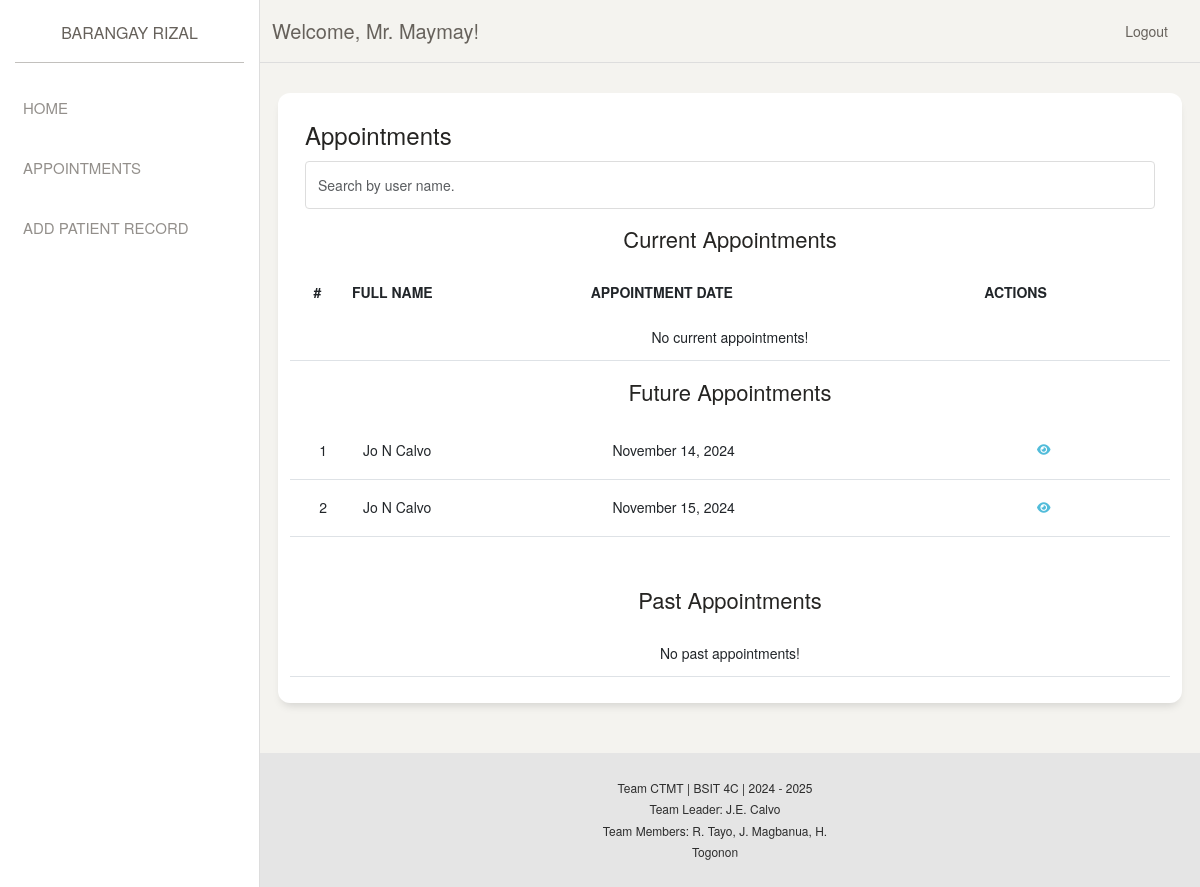
Screenshot of /staff/appointments/index.php (signed in) with the database file from the repository.
### tables this page shows
CREATE TABLE `tbl_appointment` (
  `appointment_id` int(11) NOT NULL,
  `user_id` int(11) NOT NULL,
  `appointment_reason` text NOT NULL,
  `appointment_date` date NOT NULL,
  `created_at` timestamp NOT NULL DEFAULT CURRENT_TIMESTAMP,
  `appointment_status` varchar(20) DEFAULT 'Pending'
);

CREATE TABLE `tbl_user` (
  `user_id` int(11) NOT NULL,
  `user_username` varchar(50) NOT NULL,
  `user_password` varchar(255) NOT NULL,
  `user_firstName` varchar(100) NOT NULL,
  `user_midInitial` char(1) DEFAULT NULL,
  `user_lastName` varchar(100) NOT NULL,
  `user_suffix` varchar(10) DEFAULT NULL,
  `user_birthDate` date NOT NULL,
  `user_contactNumber` varchar(15) NOT NULL,
  `user_sex` enum('Male','Female') NOT NULL,
  `user_address` text NOT NULL,
  `user_photo` varchar(255) DEFAULT NULL,
  `user_status` enum('pending','approved','rejected') DEFAULT 'pending',
  `created_at` timestamp NOT NULL DEFAULT CURRENT_TIMESTAMP
);

### staff/appointments/index.php (the view, shortened to what this page needs)
<?php
require ('../../includes/conn.php');
$queryApprovedAppointments = "SELECT a.*,
                            u.user_firstName,
                            u.user_lastName,
                            u.user_midInitial,
                            u.user_username,
                            u.user_sex,
                            u.user_birthDate,
                            u.user_contactNumber,
                            u.user_address
                        FROM tbl_appointment a
                        JOIN tbl_user u ON a.user_id = u.user_id
                        WHERE a.appointment_status = 'Approved'
                        ORDER BY a.appointment_date ASC";
$resultApprovedAppointments = $mysqli->query($queryApprovedAppointments);
$currentDate = new DateTime();
?>
<!DOCTYPE html>
<html lang="en">
<head>
    <?php include '../../templates/links.php'; ?>
</head>
<body>
    <div class="wrapper">
        <?php include '../templates/sidebar.php'; ?>
        <div class="main-panel">
            <?php include '../templates/topnav.php'; ?>
            <div class="content">
                <div class="row">
                    <div class="card table-with-links">
                        <div class="card-header">
                            <h4 class="card-title">Appointments</h4>
                            <input type="text" id="appointmentSearch" class="form-control" placeholder="Search by user name.">
                        </div>
                        <div class="card-body table-full-width">
                            <h5 class="text-center">Current Appointments</h5>
                            <table class="table" id="appointmentTable">
                                <thead>
                                    <tr>
                                        <th class="text-center">#</th>
                                        <th>Full Name</th>
                                        <th>Appointment Date</th>
                                        <th>Actions</th>
                                    </tr>
                                </thead>
                                <tbody>
                                    <?php
                                    if ($resultApprovedAppointments->num_rows > 0) {
                                        $hasCurrent = false;
                                    ?>
                                    <?php
                                        if (!$hasCurrent) {
                                            echo '<tr><td colspan="4" class="text-center">No current appointments!</td></tr>';
                                        }
                                    } else {
                                        echo '<tr><td colspan="4" class="text-center">No approved appointments found!</td></tr>';
                                    }
                                    ?>
                                </tbody>
                            </table>
                            <h5 class="text-center">Future Appointments</h5>
                            <table class="table" id="appointmentTable">
                                <tbody>
                                    <?php
                                    $counter = 1;
                                    $resultApprovedAppointments->data_seek(0);
                                    while ($row = $resultApprovedAppointments->fetch_assoc()) {
                                        $appointmentDate = new DateTime($row['appointment_date']);
                                        if ($appointmentDate > $currentDate) {
                                            $formattedDate = $appointmentDate->format('F j, Y');
                                    ?>
                                            <tr>
                                                <td class="text-center"><?php echo $counter++; ?></td>
                                                <td><?php echo $row['user_firstName'] . ' ' . $row['user_midInitial'] . ' ' . $row['user_lastName']; ?></td>
                                                <td><?php echo $formattedDate; ?></td>
                                                <td class="td-actions">
                                                    <a href="#" data-toggle="modal" data-target="#viewModal<?php echo $row['appointment_id']; ?>" class="btn btn-info btn-link btn-xs" title="View"><i class="fa fa-eye"></i></a>
                                                </td>
                                            </tr>
                                    <?php
                                        }
                                    }
                                    ?>
                                </tbody>
                            </table>
                            <h5 class="text-center mt-5 ">Past Appointments</h5>
                            <table class="table" id="appointmentTable">
                                <tbody>
                                    <?php
                                    $hasPast = false;
                                    ?>
                                    <?php
                                    if (!$hasPast) {
                                        echo '<tr><td colspan="4" class="text-center">No past appointments!</td></tr>';
                                    }
                                    ?>
                                </tbody>
                            </table>
                        </div>
                    </div>
                </div>
            </div>
            <?php include '../../templates/footer.php'; ?>
        </div>
    </div>
</body>
</html>

### styles/vars.css (style rules this page uses)
:root { --neutral50: #fafafa; --neutral100: #f5f5f5; --neutral200: #e5e5e5; --neutral300: #d4d4d4; --neutral400: #a3a3a3; --neutral500: #737373; --neutral600: #525252; --neutral700: #404040; --neutral800: #262626; --neutral900: #171717; --neutral950: #0a0a0a; --warning50: #fffbeb; --warning100: #fef3c7; --warning200: #fde68a; --warning300: #fcd34d; --warning400: #fbbf24; --warning500: #f59e0b; --warning600: #d97706; --warning700: #b45309; --warning800: #92400e; --warning900: #78350f; --warning950: #451a03; --success50: #f0fdf4; --success100: #dcfce7; --success200: #bbf7d0; --success300: #86efac; --success400: #4ade80; --success500: #22c55e; --success600: #16a34a; --success700: #15803d; --success800: #166534; --success900: #14532d; --success950: #052e16; --danger50: #fef2f2; --danger100: #fee2e2; --danger200: #fecaca; --danger300: #fca5a5; --danger400: #f87171; --danger500: #ef4444; --danger600: #dc2626; --danger700: #b91c1c; --danger800: #991b1b; --danger900: #7f1d1d; --danger950: #450a0a; --primary50: #eff6ff; --primary100: #dbeafe; --primary200: #bfdbfe; --primary300: #93c5fd; --primary400: #60a5fa; --primary500: #3b82f6; --primary600: #2563eb; --primary700: #1d4ed8; --primary800: #1e40af; --primary900: #1e3a8a; --primary950: #172554; }

### styles/forms.css (style rules this page uses)
.form-control { border: 1px solid var(--neutral200); padding: 12px 16px; outline: none; border-radius: 6px; display: block; width: 100%; transition: all 250ms ease-in-out; }
input.form-control, select.form-control { height: 48px; }
.form-control::placeholder { color: var(--neutral400); }

### styles/margins.css (style rules this page uses)
.mt-5 { margin-top: 20px; }

### rows the page displays
tbl_appointment: user.user_firstName "Jo", user.user_midInitial "N", user.user_lastName "Calvo", appointment_date "November 14, 2024"
tbl_appointment: user.user_firstName "Jo", user.user_midInitial "N", user.user_lastName "Calvo", appointment_date "November 15, 2024"

### other values shown
$title "Mr."
$_SESSION['staff_lastname'] "Maymay"
